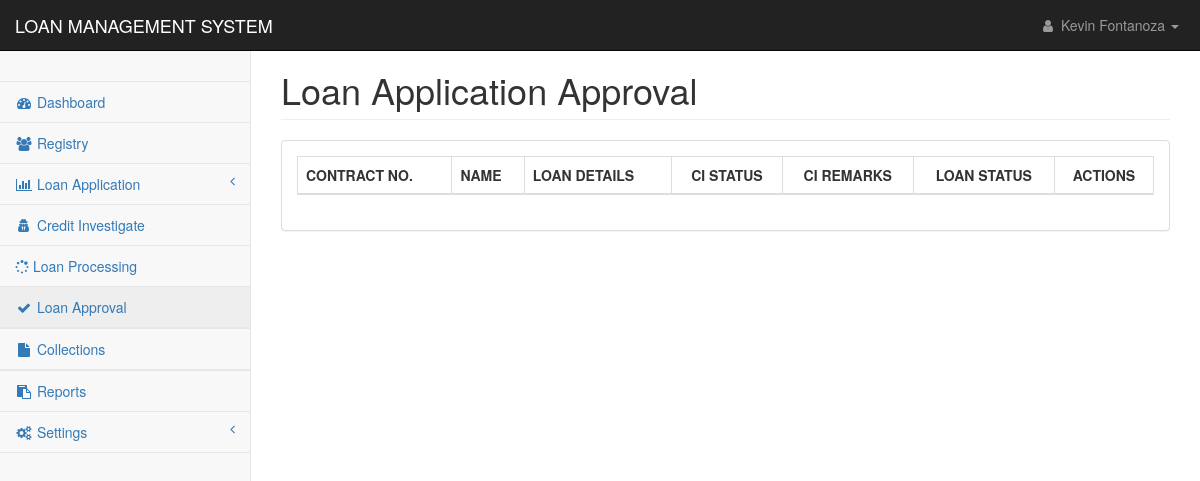
The page /pages/loan_approval.php (signed in) on the database as committed earlier.
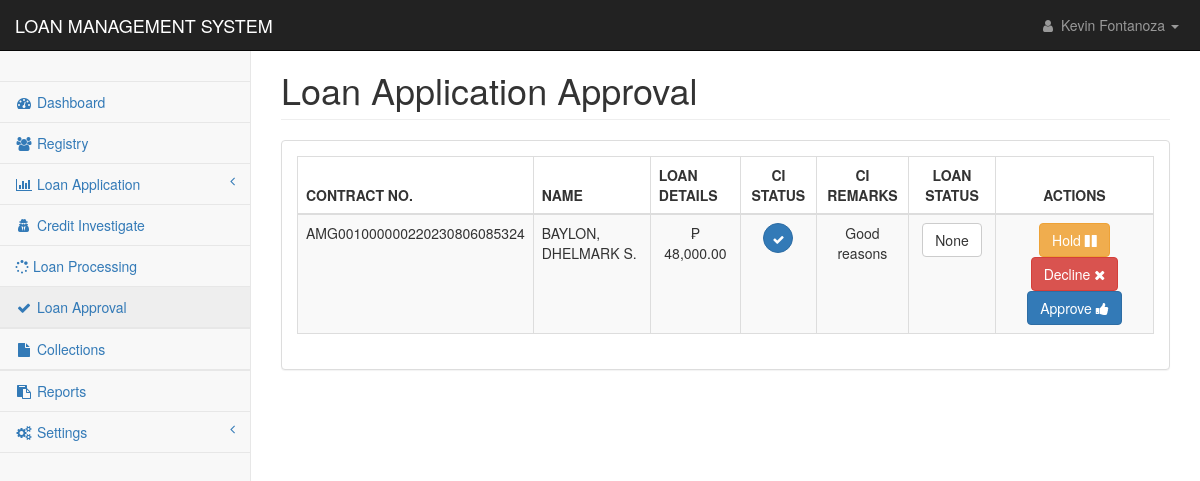
The same page on the database as committed later.
### tables this page shows
CREATE TABLE `loan_applications` (
  `loan_id` int(11) NOT NULL,
  `contract_no` text NOT NULL,
  `client_id` text NOT NULL,
  `loan_type` int(11) NOT NULL,
  `loan_duration` int(11) NOT NULL,
  `loan_amount` double NOT NULL,
  `interest_amount` double NOT NULL,
  `other_fee` double NOT NULL,
  `total_cashout` double NOT NULL,
  `monthly_amortization` int(11) NOT NULL,
  `mop` text NOT NULL,
  `ob` double NOT NULL,
  `udi_percentage` int(11) NOT NULL,
  `udi_value` double NOT NULL,
  `interest_percentage` int(11) NOT NULL,
  `application_date` datetime NOT NULL DEFAULT current_timestamp(),
  `ci_status` int(11) NOT NULL,
  `ci_by` text NOT NULL,
  `ci_remarks` text NOT NULL,
  `ci_date` datetime DEFAULT NULL,
  `approval` int(11) NOT NULL,
  `processed_by` text NOT NULL,
  `date_flagged` datetime DEFAULT NULL,
  `remarks` text NOT NULL,
  `paid` int(11) NOT NULL,
  `loan_status` text NOT NULL,
  `process_status` int(11) NOT NULL,
  `effective_date` date NOT NULL
);

CREATE TABLE `applicants_personal` (
  `applicant_id` int(11) NOT NULL,
  `applicant_code` text NOT NULL,
  `firstname` text NOT NULL,
  `middlename` text NOT NULL,
  `lastname` text NOT NULL,
  `suffix` text NOT NULL,
  `nickname` text NOT NULL,
  `age` text NOT NULL,
  `gender` text NOT NULL,
  `contact1` text NOT NULL,
  `mstatus` text NOT NULL,
  `dob1` date NOT NULL,
  `pob1` text NOT NULL,
  `block1` text NOT NULL,
  `street1` text NOT NULL,
  `phase1` text NOT NULL,
  `brgy1` text NOT NULL,
  `city1` text NOT NULL,
  `province1` text NOT NULL,
  `map_url` text NOT NULL,
  `residence1` text NOT NULL,
  `lwith1` text NOT NULL,
  `block2` text NOT NULL,
  `street2` text NOT NULL,
  `phase2` text NOT NULL,
  `brgy2` text NOT NULL,
  `city2` text NOT NULL,
  `province2` text NOT NULL,
  `residence2` text NOT NULL,
  `lwith2` text NOT NULL,
  `mothername` text NOT NULL,
  `mothercon` text NOT NULL,
  `fathername` text NOT NULL,
  `fathercon` text NOT NULL,
  `file` text NOT NULL,
  `date_encoded` date NOT NULL
);

### pages/loan_approval.php (the view, shortened to what this page needs)
<?php
include('../config/conn.php');
?>
<!DOCTYPE html>
<html lang="en">
<head>
    <link href="../css/bootstrap.min.css" rel="stylesheet">
    <link href="../css/metisMenu.min.css" rel="stylesheet">
    <link href="../css/dataTables/dataTables.bootstrap.css" rel="stylesheet">
    <link href="../css/dataTables/dataTables.responsive.css" rel="stylesheet">
    <link href="../css/startmin.css" rel="stylesheet">
    <link href="../css/font-awesome.min.css" rel="stylesheet" type="text/css">
</head>
<body>
    <div id="wrapper">
        <?php include('nav.php');?>
        <div id="page-wrapper">
            <div class="container-fluid">
                <div class="row">
                    <div class="col-lg-12">
                        <h1 class="page-header">Loan Application Approval</h1>
                    </div>
                </div>
                <div class="row">
                    <div class="col-lg-12">
                        <div class="panel panel-default">
                            <div class="panel-body">
                                <div class="table-responsive">
                                    <table class="table table-striped table-bordered table-hover"
                                        id="dataTables-example">
                                        <thead>
                                            <tr>
                                                <th>CONTRACT NO.</th>
                                                <th>NAME</th>
                                                <th>LOAN DETAILS</th>
                                                <th class="text-center">CI STATUS</th>
                                                <th class="text-center">CI REMARKS</th>
                                                <th class="text-center">LOAN STATUS</th>
                                                <th class="text-center">ACTIONS</th>
                                            </tr>
                                        </thead>
                                        <tbody>
                                            <?php
                                                    $sql ="SELECT * FROM loan_applications
                                                    INNER JOIN applicants_personal
                                                    ON applicants_personal.applicant_code = loan_applications.client_id
                                                    WHERE approval=0 AND ci_status != 0 ORDER BY applicants_personal.lastname ASC";
                                                    $res = mysqli_query($con,$sql);
                                                        if(mysqli_num_rows($res) > 0){
                                                            while($row = mysqli_fetch_assoc($res)) {
                                                                ?><tr class="odd gradeX">
                                                <td><?php echo $row['contract_no'];?></td>
                                                <td><?php echo $row['lastname'].', '.$row['firstname'].' '.$row['suffix'].' '.$row['middlename'];?>
                                                </td>
                                                <td class="text-center">₱
                                                    <?php echo number_format($row['loan_amount'],2);?></td>
                                                <td style="text-align:center">
                                                    <?php
                                                    if($row['ci_status']==1){
                                                            echo '<button type="button" class="btn btn-primary btn-circle"><i class="fa fa-check"></i></button>';}
                                                    else{
                                                            echo '<button type="button" class="btn btn-danger btn-circle"><i class="fa fa-times"></i></button>';
                                                        }
                                                    ?>
                                                </td>
                                                <td style="text-align:center">
                                                    <?php echo $row['ci_remarks']?>
                                                </td>
                                                <td style="text-align:center">
                                                    <?php
                                                    if($row['remarks']== "approved"){
                                                        echo '<button type="button" class="btn btn-primary"> Approved</button>';
                                                    }else if($row['remarks']== "decline"){
                                                        echo '<button type="button" class="btn btn-danger"> Declined</button>';
                                                    }else if($row['remarks']== "hold"){
                                                        echo '<button type="button" class="btn btn-warning"> On Hold</button>';
                                                    }else{
                                                        echo '<span class="btn btn-default"> None </span>';
                                                    }
                                                    ?>
                                                </td>
                                                <td class="text-center">
                                                    <button type="button" class="btn btn-warning btn-sml"
                                                        data-target="#hold-<?= $row['contract_no'] ?>"
                                                        data-toggle="modal">
                                                        Hold <i class="fa fa-pause" aria-hidden="true"
                                                            title="Copy to use save"></i></button>
                                                    <button type="button" class="btn btn-danger btn-sml"
                                                        data-target="#decline-<?= $row['contract_no'] ?>"
                                                        data-toggle="modal">
                                                        Decline <i class="fa fa-times" aria-hidden="true"
                                                            title="Copy to use save"></i></button>
                                                    <button type="button" class="btn btn-primary btn-sml"
                                                        data-target="#approve-<?= $row['contract_no'] ?>"
                                                        data-toggle="modal">
                                                        Approve <i class="fa fa-thumbs-up" aria-hidden="true"
                                                            title="Copy to use save"></i></button>
                                                </td>
                                            </tr><?php
                                                            }
                                                        }
                                                ?>
                                        </tbody>
                                    </table>
                                </div>
                            </div>
                        </div>
                    </div>
                </div>
            </div>
        </div>
    </div>
</body>
</html>

### pages/nav.php (shortened to what this page needs)
<nav class="navbar navbar-inverse navbar-fixed-top" role="navigation">
    <div class="navbar-header">
        <a class="navbar-brand" href="index.php">LOAN MANAGEMENT SYSTEM</a>
    </div>
    <ul class="nav navbar-right navbar-top-links">
        <li class="dropdown">
            <a class="dropdown-toggle" data-toggle="dropdown" href="#">
                <i class="fa fa-user fa-fw"></i> <?php echo $_SESSION['name'];?> <b class="caret"></b>
            </a>
        </li>
    </ul>
    <div class="navbar-default sidebar" role="navigation">
        <div class="sidebar-nav navbar-collapse">
            <ul class="nav" id="side-menu">
                <li class="sidebar-search">
                </li>
                <li>
                    <a href="index.php"><i class="fa fa-dashboard fa-fw"></i> Dashboard</a>
                </li>
                <li>
                    <a href="registry_applicant.php"><i class="fa fa-users fa-fw"></i> Registry</a>
                <li>
                    <a href="#"><i class="fa fa-bar-chart fa-fw"></i> Loan Application<span class="fa arrow"></span></a>
                </li>
                <li>
                    <a href="loan_credit_investigation.php"><i class="fa fa-user-secret fa-fw"></i> Credit
                        Investigate</a>
                </li>
                <li>
                    <a href="process_loan.php"><i class="fa fa-spinner"></i> Loan Processing</a>
                </li>
                <li>
                    <a href="loan_approval.php"><i class="fa fa-check fa-fw"></i> Loan Approval</a>
                <li>
                <li>
                    <a href="#"><i class="fa fa-file fa-fw"></i> Collections</a>
                <li>
                <li>
                    <a href="#"><i class="fa fa-clipboard fa-fw"></i> Reports</a>
                <li>
                    <a href="#"><i class="fa fa-cogs fa-fw"></i> Settings<span class="fa arrow"></span></a>
                </li>
            </ul>
        </div>
    </div>
</nav>

### css/startmin.css (style rules this page uses)
body { background-color: #f8f8f8; }
#wrapper { width: 100%; }
#page-wrapper { padding-top: 30px; min-height: 568px; background-color: #fff; }
@media (min-width:768px) { #page-wrapper { position: inherit; margin-left: 250px; padding: 30px 15px 0 15px; border-left: 1px solid #e7e7e7; } }
.navbar-header { float: left; }
.navbar-right { text-align: right; }
.navbar-top-links { margin: 0; }
.navbar-top-links li { display: inline-block; }
.navbar-top-links li:last-child { margin-right: 6px; }
.navbar-top-links li a { padding: 15px; min-height: 50px; }
.navbar-top-links>li>a { color: #999; }
.sidebar .sidebar-nav.navbar-collapse { padding-right: 0; padding-left: 0; }
.sidebar .sidebar-search { padding: 15px; }
.sidebar ul li { border-bottom: 1px solid #e7e7e7; }
.sidebar ul li a.active { background-color: #eee; }
.sidebar .arrow { float: right; }
.sidebar .fa.arrow:before { content: "\f104"; }
@media (min-width:768px) { .sidebar { z-index: 1; position: absolute; width: 250px; margin-top: 51px; } }
.btn-circle { width: 30px; height: 30px; padding: 6px 0; border-radius: 15px; text-align: center; font-size: 12px; line-height: 1.428571429; }

Rows that differ between the two databases and show on the page:
now on this page (row edited): loan_applications: contract_no "AMG001000000220230806085324", applicants_personal.lastname "BAYLON", applicants_personal.firstname "DHELMARK", applicants_personal.middlename "S.", loan_amount "48,000.00", ci_status 1 (drawn), ci_remarks "Good reasons", remarks "None"
